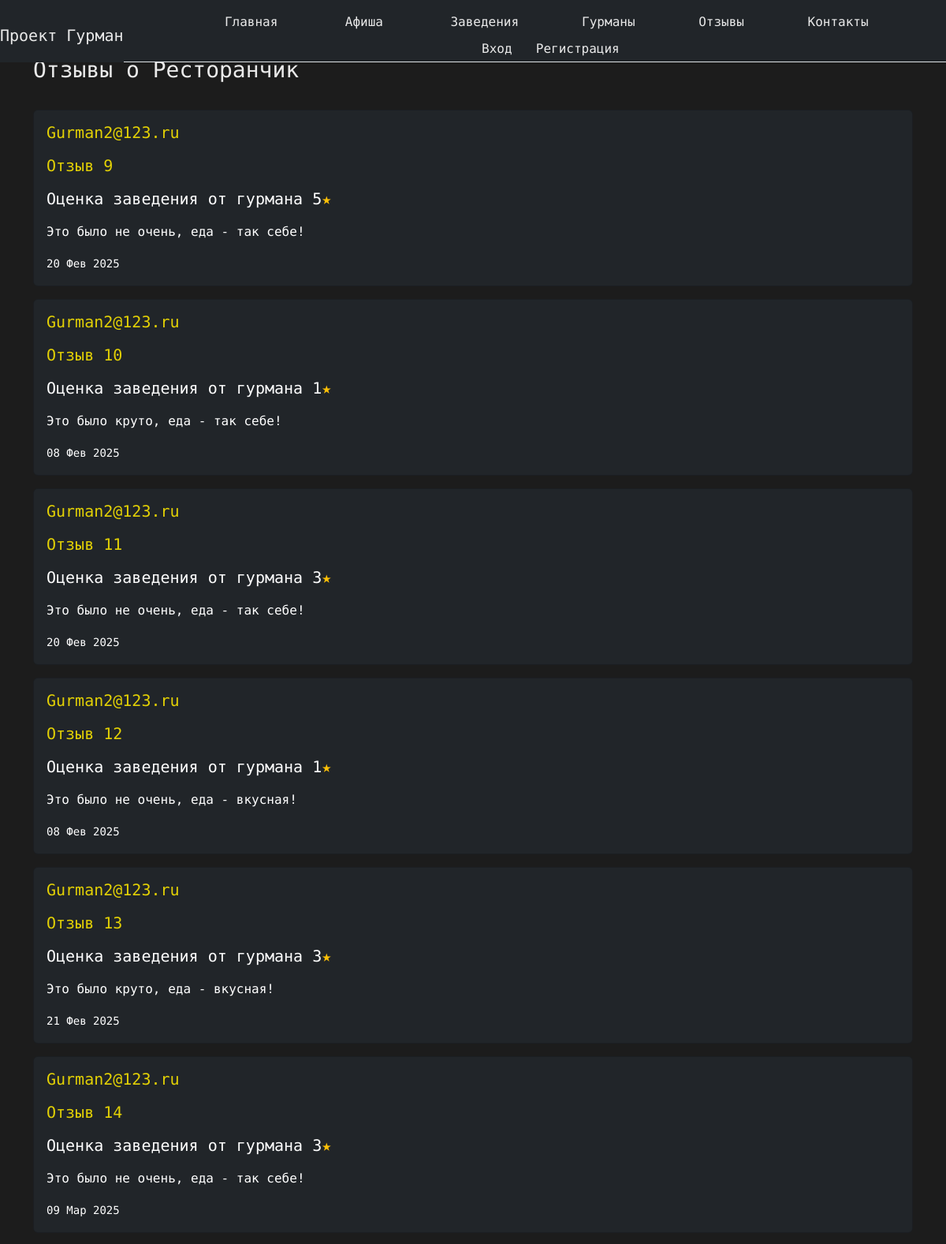
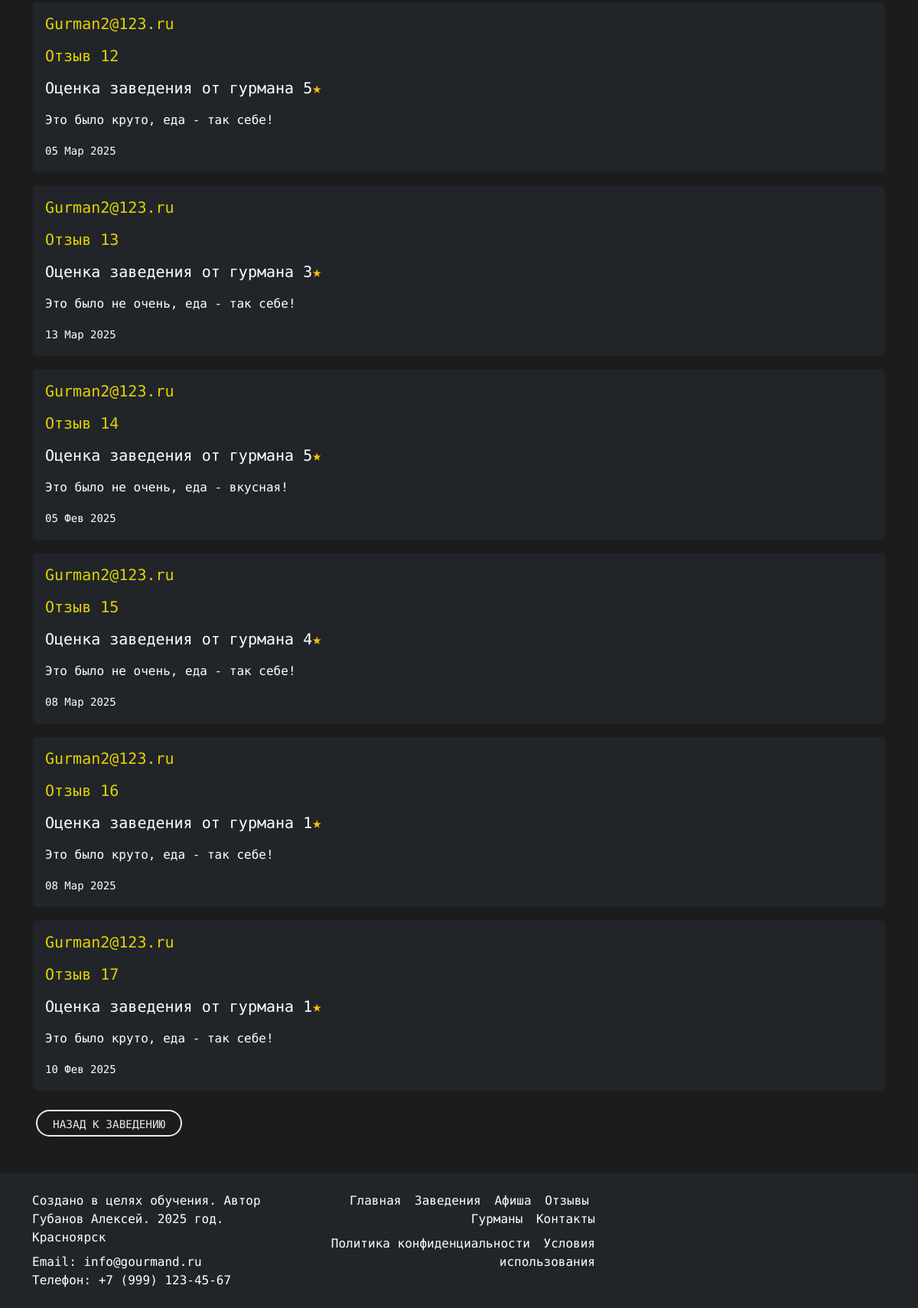
/place/quiet/reviews/, run on the app's committed database (2 pictures, top to bottom).
### landing/models.py (models this page shows, shortened)
class Place(models.Model):
    name = models.CharField(max_length=100)
    description = models.TextField()
    place_email = models.EmailField()
    location = models.TextField()
    rating = models.DecimalField(max_digits=3, decimal_places=1, default=0.0)
    phone = models.TextField(max_length=50)
    website = models.URLField(max_length=200, blank=True, null=True)
    owner = models.ForeignKey(
        settings.AUTH_USER_MODEL,
        on_delete=models.SET_NULL,
        null=True,
        blank=True,
        related_name='owned_places'
    )
    slug = models.SlugField(max_length=100, blank=True, unique=True, verbose_name="Слаг")

class Review(models.Model):
    name = models.CharField(max_length=50)
    review_date = models.DateTimeField(auto_now_add=True)
    description = models.TextField()
    gourmand_rating = models.IntegerField(null=True, blank=True, default=None)
    positive_rating = models.IntegerField(default=0)
    negative_rating = models.IntegerField(default=0)
    gourmand = models.ForeignKey(
        settings.AUTH_USER_MODEL,
        on_delete=models.DO_NOTHING,
        related_name='reviews'
    )
    place = models.ForeignKey('Place', on_delete=models.CASCADE, related_name='reviews')
    slug = models.SlugField(max_length=100, blank=True, unique=True, verbose_name="Слаг")

class User(AbstractBaseUser, PermissionsMixin):
    ROLE_CHOICES = (
        ("gourmand", "Гурман"),
        ("owner", "Владелец заведения"),
    )
    email = models.EmailField(unique=True)
    first_name = models.CharField(max_length=30, blank=True)
    last_name = models.CharField(max_length=30, blank=True)
    role = models.CharField(max_length=10, choices=ROLE_CHOICES, default="gourmand")
    is_active = models.BooleanField(default=True)
    is_staff = models.BooleanField(default=False)
    slug = models.SlugField(max_length=100, blank=True, unique=True, verbose_name="Слаг")
    objects = UserManager()
    USERNAME_FIELD = "email"
    REQUIRED_FIELDS = ["first_name", "last_name"]
    def __str__(self):
        return self.email

### landing/views.py (the view)
# urls.py: path('place/<slug:slug>/reviews/', views.place_reviews, name='place_reviews'),  # Обновляем
def place_reviews(request, slug):
  place_obj = get_object_or_404(Place, slug=slug)
  reviews = Review.objects.filter(place=place_obj)
  context = {
    'place': place_obj,
    'reviews': reviews,
  }
  return render(request, 'places/place_reviews.html', context={'place': place_obj, 'reviews': reviews})

### templates/places/place_reviews.html (shortened to what this page needs)
{% extends 'landing/base.html' %}
{% load static %}
{% block content %}
<div class="container my-5">
  <h1 class="mb-4 pt-4 custom-text-color">Отзывы о {{ place.name }}</h1>
  {% if reviews %}
    {% for review in reviews %}
      <div class="card bg-dark text-white mb-3">
        <div class="card-body">
          <h5 class="card-title"><a class="link_yellow" href="{% url 'gourmand' review.gourmand_id %}">{{ review.gourmand }}</a>
          </h5>
            <h5 class="card-title"><a class="link_yellow" href="{% url 'review' review.id %}">{{ review.name }}</a>
            <h5 class="card-title">Оценка заведения от гурмана {{ review.gourmand_rating }}<span class="text-warning">★</span>
          </h5>
          <p class="card-text">{{ review.description }}</p>
          <p class="card-text">
            <small>{{ review.review_date|date:"d M Y" }}</small>
          </p>
        </div>
      </div>
    {% endfor %}
  {% else %}
    <div class="alert alert-info" role="alert">
      Отзывов пока нет.
    </div>
  {% endif %}
  <div class="mt-4 button_user">
    <a href="{% url 'place' place.id %}" class="custom-button">Назад к заведению</a>
  </div>
</div>
{% endblock %}

### templates/landing/base.html (shortened to what this page needs)
{% load static %}
<!DOCTYPE html>
<html lang="ru">
<head>
    <link href="https://cdn.jsdelivr.net/npm/bootstrap@5.3.3/dist/css/bootstrap.min.css" rel="stylesheet">
    <link rel="stylesheet" href="{% static 'css/style.css' %}">
</head>
<body class="main-layout">
    {% include 'includes/header.html' %}
<main class="pt-header">
    {% block content %}
    {% endblock %}
</main>
    {% include 'includes/footer.html' %}
</body>
</html>

### templates/includes/header.html (shortened to what this page needs)
{% load static %}
{% url 'events' as events_url %}
{% url 'places' as places_url %}
{% url 'index' as index_url %}
{% url 'reviews' as reviews_url %}
{% url 'gourmands' as gourmands_url %}
{% url 'contacts' as contacts_url %}
<nav class="navbar navbar-expand-xl bg_dark fixed-top pb-0" aria-label="Основная навигация" >
    <div class="container-fluid px-3">
            <a class="navbar-brand custom-text-color pb-0 fs-5" href="{% url 'index' %}">Проект Гурман</a>
              <div class="collapse navbar-collapse right_header_info fixed-top bg-dark" id="navbarNav">
                <a class="navbar-brand custom-text-color m-auto pl-1 fs-5" href="{% url 'index' %}">Проект Гурман</a>
                <ul class="navbar-nav ms-auto nav nav-tabs nav nav-link contact-info">
                  <li class="nav-item button_user">
                    <a class="button nav-link  {% if request.path == index_url %}active{% endif %}" href="{% url 'index' %}">Главная</a>
                  </li>
                  <li class="nav-item button_user">
                    <a class="button nav-link {% if request.path == events_url %}active{% endif %}" href="{% url 'events' %}">Афиша</a>
                  </li>
                  <li class="nav-item button_user">
                    <a class="button nav-link {% if request.path == places_url %}active{% endif %}" href="{% url 'places' %}">Заведения</a>
                  </li>
                  <li class="nav-item button_user">
                    <a class="button nav-link {% if request.path == gourmands_url %}active{% endif %}" href="{% url 'gourmands' %}">Гурманы</a>
                  </li>
                  <li class="nav-item button_user">
                    <a class="button nav-link {% if request.path == reviews_url %}active{% endif %}" href="{% url 'reviews' %}">Отзывы</a>
                  </li>
                  <li class="nav-item button_user">
                    <a class="button nav-link {% if request.path == contacts_url %}active{% endif %}" href="{% url 'contacts' %}">Контакты</a>
                  </li>
                  {% if request.user.is_authenticated %}
                    <li class="nav-item button_user">
                      <a class="button nav-link active" href="{% url 'profile' %}">{{ request.user.first_name }} {{ request.user.last_name }}</a>
                      <a class="button nav-link" href="{% url 'signout' %}">Выход</a>
                    </li>
                  {% else %}
                    <li class="button_user">
                      <a class="button nav-link" href="{% url 'signin' %}" >Вход</a>
                      <a class="button nav-link" href="{% url 'signup' %}" >Регистрация</a>
                    </li>
                  {% endif %}
                </ul>
              </div>
              </div>
</nav>

### templates/includes/footer.html
<footer class="bg-dark text-white py-4 mt-5">
    <div class="container">
        <div class="row">
            <div class="col-md-4 mb-3 mb-md-0">
                <p class="fs-6 mb-0">Создано в целях обучения. Автор Губанов Алексей. 2025 год. Красноярск</p>
                <p class="fs-6 mb-0 mt-2">Email: <a href="mailto:info@gourmand.ru" class="text-white text-decoration-none">info@gourmand.ru</a></p>
                <p class="fs-6 mb-0">Телефон: <a href="tel:+79991234567" class="text-white text-decoration-none">+7 (999) 123-45-67</a></p>
            </div>
            <div class="col-md-4 text-md-end">
                <a href="{% url 'index' %}" class="text-white text-decoration-none fs-6 me-2" aria-label="Перейти на главную страницу">Главная</a>
                <a href="{% url 'places' %}" class="text-white text-decoration-none fs-6 me-2" aria-label="Перейти к заведениям">Заведения</a>
                <a href="{% url 'events' %}" class="text-white text-decoration-none fs-6 me-2" aria-label="Перейти к афише">Афиша</a>
                <a href="{% url 'reviews' %}" class="text-white text-decoration-none fs-6 me-2" aria-label="Перейти к отзывам">Отзывы</a>
                <a href="{% url 'gourmands' %}" class="text-white text-decoration-none fs-6 me-2" aria-label="Перейти к гурманам">Гурманы</a>
                <a href="{% url 'contacts' %}" class="text-white text-decoration-none fs-6" aria-label="Перейти к контактам">Контакты</a>
                <div class="mt-2">
                    <a href="#" class="text-white text-decoration-none fs-6 me-2" aria-label="Политика конфиденциальности">Политика конфиденциальности</a>
                    <a href="#" class="text-white text-decoration-none fs-6" aria-label="Условия использования">Условия использования</a>
                </div>
            </div>
        </div>
    </div>
</footer>

### landing/static/css/style.css (style rules this page uses)
body { background-color: #1c1c1c; color: white; font-family: 'LXGW WenKai Mono TC', 'Arial', sans-serif; min-height: 100vh; display: flex; flex-direction: column; }
main { flex: 1 0 auto; }
footer { flex-shrink: 0; }
a { color: #1f1f1f; text-decoration: none !important; outline: none !important; transition: all 0.3s ease-in-out; }
h1, h2, h3, h4, h5, h6 { letter-spacing: 0; font-weight: normal; position: relative; padding: 0 0 10px 0; line-height: normal; color: #111111; margin: 0; }
h1 { font-size: 28px; }
h5 { font-size: 20px; }
.contact-info { display: flex; align-items: center; justify-content: center; }
.contact-info li { display: flex; align-items: center; margin-right: 15px; }
.button_user a { float: left; min-width: 75px; height: 35px; text-align: center; line-height: 35px; position: relative; padding: 0 15px; margin: 0 2px; }
.right_header_info { padding-top: 10px; width: 100%; }
.right_header_info ul { list-style: none; padding: 0; margin: 0; }
.right_header_info ul li { display: inline; font-size: 16px; margin-left: 45px; color: #eaeaea; font-weight: 400; }
.right_header_info ul li a { color: #eaeaea; font-weight: 300; }
.button_user .custom-button { display: inline-block; min-width: 120px; height: 35px; line-height: 35px; text-align: center; padding: 0 20px; margin: 0 5px; color: #eaeaea; border: 2px solid #eaeaea; border-radius: 25px; transition: all 0.3s ease; text-transform: uppercase; font-size: 0.9rem; }
.custom-text-color { color: #eaeaea; }
.nav-link { border-top: none!important; border-left: none!important; border-right: none!important; }
.link_yellow { color: #e3d105; }
.bg_dark { color: #eaeaea; background: #111111; }

### data on the page
Place: name "Ресторанчик"
Review: gourmand "Gurman2@123.ru", name "Отзыв 9", gourmand_rating "5", description "Это было не очень, еда - так себе!", review_date "20 Фев 2025"
Review: gourmand "Gurman2@123.ru", name "Отзыв 10", gourmand_rating "1", description "Это было круто, еда - так себе!", review_date "08 Фев 2025"
Review: gourmand "Gurman2@123.ru", name "Отзыв 11", gourmand_rating "3", description "Это было не очень, еда - так себе!", review_date "20 Фев 2025"
Review: gourmand "Gurman2@123.ru", name "Отзыв 12", gourmand_rating "1", description "Это было не очень, еда - вкусная!", review_date "08 Фев 2025"
Review: gourmand "Gurman2@123.ru", name "Отзыв 13", gourmand_rating "3", description "Это было круто, еда - вкусная!", review_date "21 Фев 2025"
Review: gourmand "Gurman2@123.ru", name "Отзыв 14", gourmand_rating "3", description "Это было не очень, еда - так себе!", review_date "09 Мар 2025"
Review: gourmand "Gurman2@123.ru", name "Отзыв 12", gourmand_rating "5", description "Это было круто, еда - так себе!", review_date "05 Мар 2025"
Review: gourmand "Gurman2@123.ru", name "Отзыв 13", gourmand_rating "3", description "Это было не очень, еда - так себе!", review_date "13 Мар 2025"
Review: gourmand "Gurman2@123.ru", name "Отзыв 14", gourmand_rating "5", description "Это было не очень, еда - вкусная!", review_date "05 Фев 2025"
Review: gourmand "Gurman2@123.ru", name "Отзыв 15", gourmand_rating "4", description "Это было не очень, еда - так себе!", review_date "08 Мар 2025"
Review: gourmand "Gurman2@123.ru", name "Отзыв 16", gourmand_rating "1", description "Это было круто, еда - так себе!", review_date "08 Мар 2025"
Review: gourmand "Gurman2@123.ru", name "Отзыв 17", gourmand_rating "1", description "Это было круто, еда - так себе!", review_date "10 Фев 2025"
